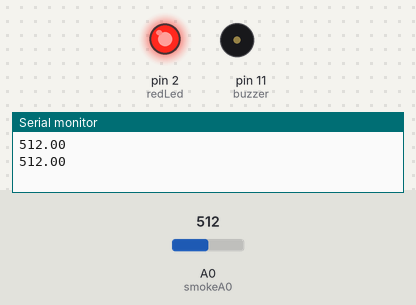
This sketch was run on a simulated Arduino Uno, built with avr-gcc and run on an emulated ATmega328P. Parts: output pins drawn as LEDs (lit = HIGH), buzzer (waves = sounding), the last lines printed to the serial monitor. The inputs (shaded band) are chosen by the test bench; at power-on: A0 (smokeA0) = 512.

Above: at 2.8 s.
2.9 s: A0 (smokeA0) set to 212
6.4 s: A0 (smokeA0) set to 186
At 7.2 s:
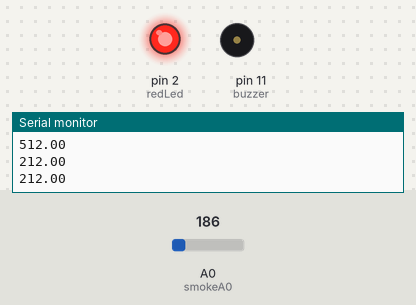
9.1 s: A0 (smokeA0) set to 210
At 11.6 s:
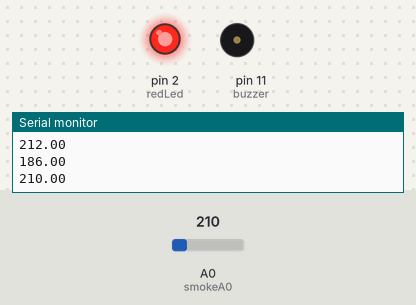
15.1 s: A0 (smokeA0) set to 190
At 15.8 s:
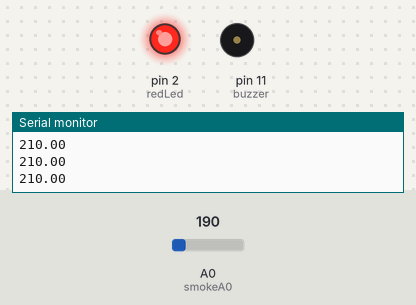
Timing chart, 0 to 18.1 s (numbered marks = the images above; inputs shaded):
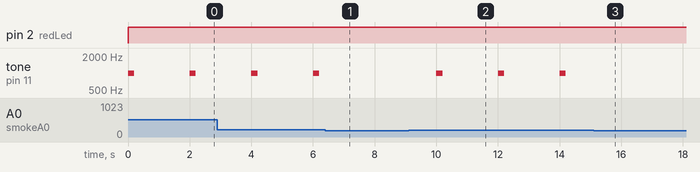

The sketch:

final_project.ino
```cpp
int smokeA0=A0;
int buzzer =11;
float sensorValue;
int redLed = 2;
void setup() {
  pinMode(buzzer,OUTPUT);
  pinMode(redLed, OUTPUT);
  pinMode(smokeA0,INPUT);
  Serial.begin(9600); // sets the serial port to 9600
  noTone(buzzer);

}

void loop() {
  sensorValue=analogRead(smokeA0);
  Serial.println(sensorValue);

  if(sensorValue > 200)
  {
    tone(buzzer,1000,200);
    digitalWrite(redLed, HIGH);
  }
  else
  {
     noTone(buzzer);
  }

  delay(2000); // wait 2s for next reading
}
```

Measured:
- the behaviour switches between 201 and 200 on A0 (smokeA0) (found by bisection; images 0 and 1)
- after the input at 6.4 s, tone on pin 11 (buzzer): stays silent (without the input it goes to 1000 Hz after 1.6 s)
- after the input at 9.1 s, tone on pin 11 (buzzer): alternates 1000 Hz for 0.20 s and silent for 1.8 s, starting after 0.90 s
- after the input at 15.1 s, tone on pin 11 (buzzer): stops changing and stays silent
- by itself, tone on pin 11 (buzzer): alternates 1000 Hz for 0.20 s and silent for 1.8 s
